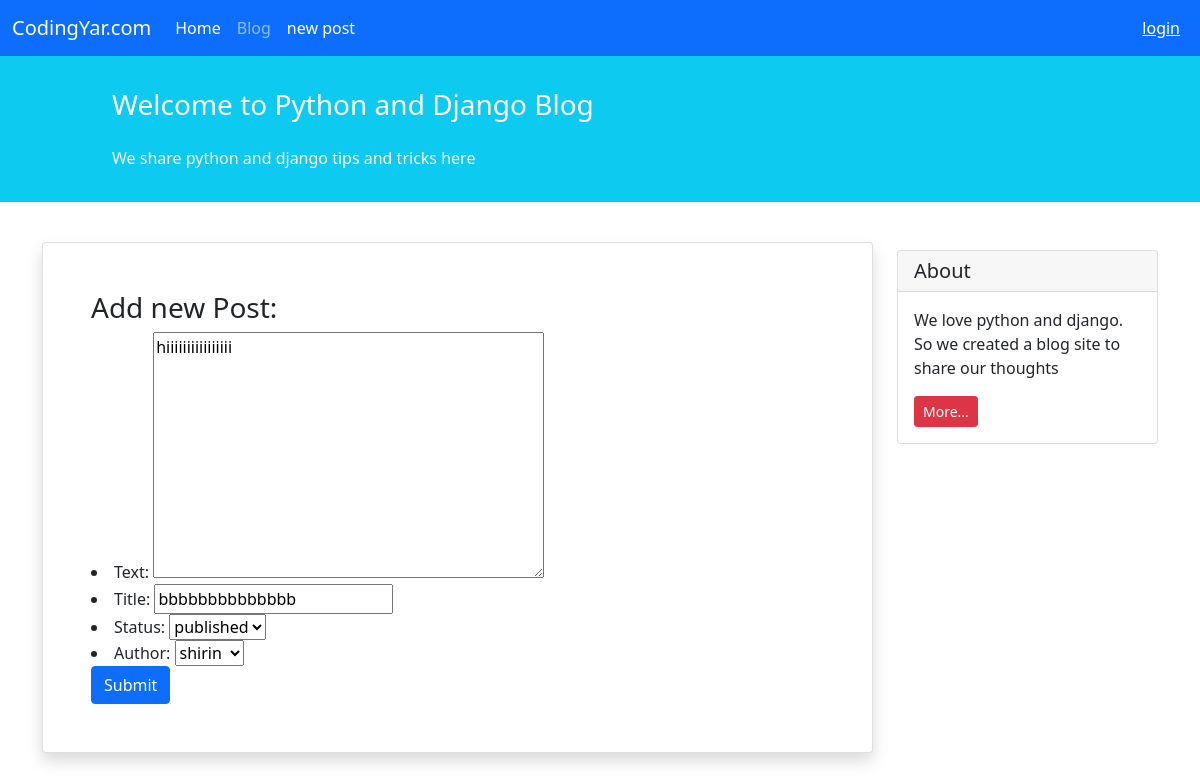
Screenshot of /blog/4/update/ with the database file from the repository.
### blogt/models.py (models this page shows, shortened)
class Blog_Post(models.Model):
    STATUS_CHOICES = (('pub', 'published'), ('drf', 'draft'))
    title = models.CharField(max_length=60)
    text = models.TextField()
    author = models.ForeignKey('auth.User', on_delete=models.CASCADE)
    datetime_created = models.DateTimeField(auto_now_add=True)
    datetime_modified = models.DateTimeField(auto_now=True)
    status = models.CharField(choices=STATUS_CHOICES, max_length=3)

### blogt/views.py (the view)
# urls.py: path('<int:pk>/update/', views.UpdateListView.as_view(), name='update'),
class UpdateListView(generic.UpdateView):
    model = Blog_Post
    form_class = Newpostform
    template_name = 'blogt/form.html'

### blogt/form.py
class Newpostform(forms.ModelForm):
    class Meta:
        model = Blog_Post
        fields = ['text', 'title', 'status', 'author']

### blogt/templates/blogt/form.html (shortened to what this page needs)
{% extends '_base.html' %}
{% block content %}
<div class="container mt-4">
    <div class="row">
        <div class="col-9">
            <div class="card shadow my-3 p-5">
                <h3>Add new Post:</h3>
                <form method="POST">
                    {{ form.as_ul}}
                    <button type="submit" class="btn btn-primary">Submit</button>
                </form>
            </div>
        </div>
        <div class="col-3">
                <div class="card my-4">
                    <h5 class="card-header">About</h5>
                    <div class="card-body">
                        <p class="card-text">We love python and django. So we created a blog site to share our
                            thoughts</p>
                        <a href="#"
                           class="btn btn-sm btn-danger">
                            More...
                        </a>
                    </div>
                </div>
        </div>
    </div>
</div>
{% endblock content %}

### rows the page displays
Blog_Post: text "hiiiiiiiiiiiiiiii", title "bbbbbbbbbbbbbb", status "published", author "shirin"
